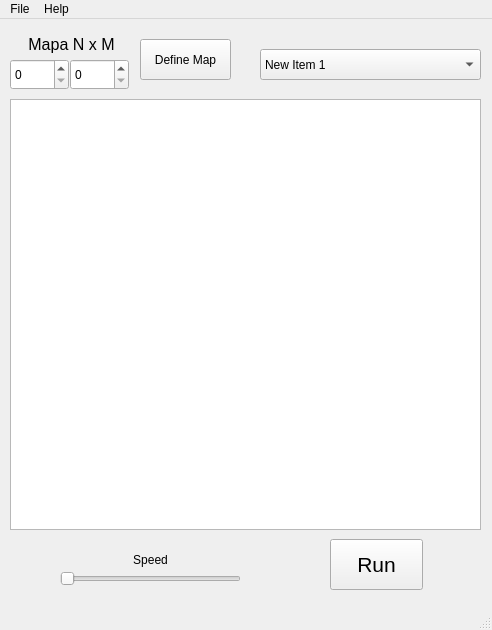
<?xml version="1.0" encoding="UTF-8"?>
<ui version="4.0">
 <class>Ventana</class>
 <widget class="QMainWindow" name="Ventana">
  <property name="geometry">
   <rect>
    <x>0</x>
    <y>0</y>
    <width>492</width>
    <height>630</height>
   </rect>
  </property>
  <property name="minimumSize">
   <size>
    <width>492</width>
    <height>630</height>
   </size>
  </property>
  <property name="maximumSize">
   <size>
    <width>492</width>
    <height>630</height>
   </size>
  </property>
  <property name="windowTitle">
   <string>Ventana</string>
  </property>
  <property name="locale">
   <locale language="Spanish" country="Colombia"/>
  </property>
  <widget class="QWidget" name="centralWidget">
   <widget class="QPushButton" name="botonDefineMap">
    <property name="geometry">
     <rect>
      <x>140</x>
      <y>20</y>
      <width>91</width>
      <height>41</height>
     </rect>
    </property>
    <property name="text">
     <string>Define Map</string>
    </property>
   </widget>
   <widget class="QPushButton" name="botonRun">
    <property name="geometry">
     <rect>
      <x>330</x>
      <y>520</y>
      <width>93</width>
      <height>51</height>
     </rect>
    </property>
    <property name="font">
     <font>
      <pointsize>16</pointsize>
     </font>
    </property>
    <property name="text">
     <string>Run</string>
    </property>
   </widget>
   <widget class="QSlider" name="horizontalSlider">
    <property name="geometry">
     <rect>
      <x>60</x>
      <y>550</y>
      <width>181</width>
      <height>20</height>
     </rect>
    </property>
    <property name="orientation">
     <enum>Qt::Horizontal</enum>
    </property>
   </widget>
   <widget class="QLabel" name="labelSpeed">
    <property name="geometry">
     <rect>
      <x>110</x>
      <y>530</y>
      <width>81</width>
      <height>21</height>
     </rect>
    </property>
    <property name="text">
     <string>Speed</string>
    </property>
    <property name="alignment">
     <set>Qt::AlignCenter</set>
    </property>
   </widget>
   <widget class="QComboBox" name="comboBoxAlgoritmos">
    <property name="geometry">
     <rect>
      <x>260</x>
      <y>30</y>
      <width>221</width>
      <height>31</height>
     </rect>
    </property>
    <item>
     <property name="text">
      <string>New Item 1</string>
     </property>
    </item>
    <item>
     <property name="text">
      <string>New Item 2</string>
     </property>
    </item>
   </widget>
   <widget class="QGraphicsView" name="graphicsView">
    <property name="geometry">
     <rect>
      <x>10</x>
      <y>80</y>
      <width>471</width>
      <height>431</height>
     </rect>
    </property>
   </widget>
   <widget class="QSpinBox" name="spinBoxN">
    <property name="geometry">
     <rect>
      <x>10</x>
      <y>40</y>
      <width>59</width>
      <height>31</height>
     </rect>
    </property>
   </widget>
   <widget class="QSpinBox" name="spinBoxM">
    <property name="geometry">
     <rect>
      <x>70</x>
      <y>40</y>
      <width>59</width>
      <height>31</height>
     </rect>
    </property>
   </widget>
   <widget class="QLabel" name="label">
    <property name="geometry">
     <rect>
      <x>16</x>
      <y>10</y>
      <width>111</width>
      <height>31</height>
     </rect>
    </property>
    <property name="font">
     <font>
      <pointsize>12</pointsize>
     </font>
    </property>
    <property name="text">
     <string>Mapa N x M</string>
    </property>
    <property name="alignment">
     <set>Qt::AlignCenter</set>
    </property>
   </widget>
  </widget>
  <widget class="QMenuBar" name="menuBar">
   <property name="geometry">
    <rect>
     <x>0</x>
     <y>0</y>
     <width>492</width>
     <height>29</height>
    </rect>
   </property>
   <widget class="QMenu" name="menuArchivo">
    <property name="title">
     <string>File</string>
    </property>
    <addaction name="actionQuit"/>
   </widget>
   <widget class="QMenu" name="menuHelp">
    <property name="title">
     <string>Help</string>
    </property>
    <addaction name="actionAbout"/>
   </widget>
   <addaction name="menuArchivo"/>
   <addaction name="menuHelp"/>
  </widget>
  <widget class="QStatusBar" name="statusBar"/>
  <action name="actionQuit">
   <property name="text">
    <string>Quit</string>
   </property>
  </action>
  <action name="actionAbout">
   <property name="text">
    <string>About</string>
   </property>
  </action>
 </widget>
 <layoutdefault spacing="6" margin="11"/>
 <resources/>
 <connections/>
</ui>
